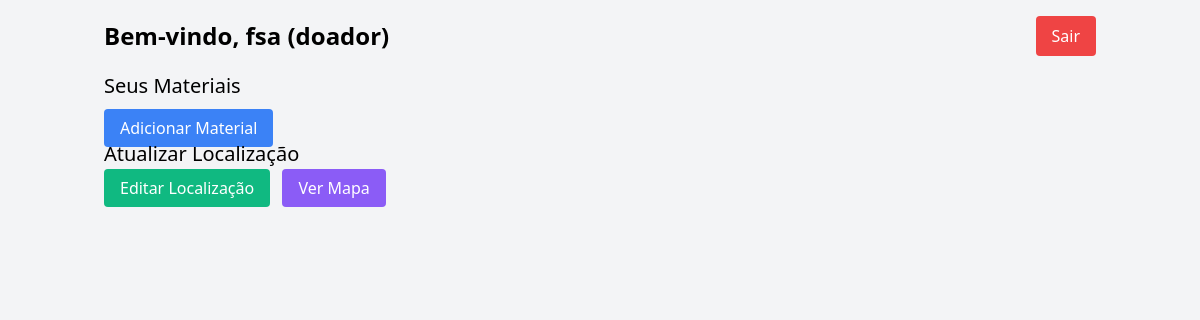
The app's page /dashboard/1 (signed in), older data.
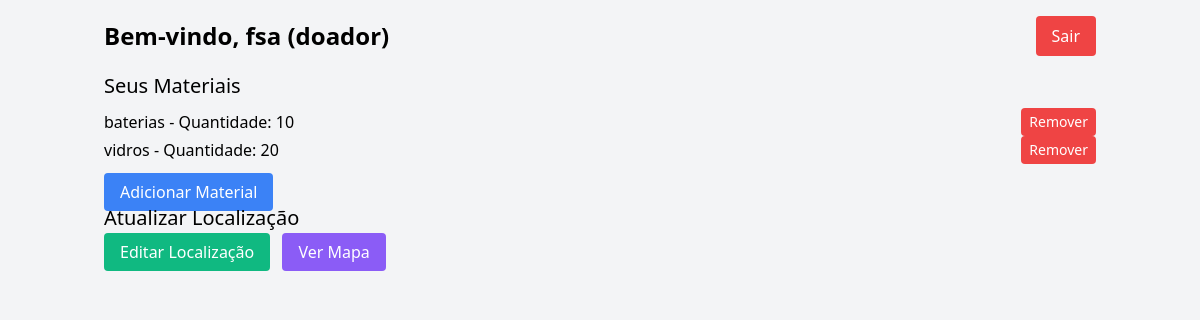
The same page, newer data.
### tables this page shows
CREATE TABLE users (
                    id INTEGER PRIMARY KEY AUTOINCREMENT,
                    username TEXT UNIQUE NOT NULL,
                    password TEXT NOT NULL,
                    role TEXT NOT NULL,
                    latitude REAL,
                    longitude REAL);

CREATE TABLE materials (
                    id INTEGER PRIMARY KEY AUTOINCREMENT,
                    user_id INTEGER,
                    material_type TEXT NOT NULL,
                    quantity INTEGER NOT NULL,
                    FOREIGN KEY (user_id) REFERENCES users (id));

### app.py (the view, shortened to what this page needs)
@app.route('/dashboard/<int:user_id>')
def dashboard(user_id):
    if 'user_id' not in session or session['user_id'] != user_id:
        flash('Por favor, faça login para acessar o painel.', 'error')
        return redirect(url_for('login'))
    conn = sqlite3.connect('recyclable_platform.db')
    c = conn.cursor()
    c.execute('SELECT * FROM users WHERE id = ?', (user_id,))
    user = c.fetchone()
    materials = []
    if user[3] == 'doador':
        c.execute('SELECT * FROM materials WHERE user_id = ?', (user_id,))
        materials = c.fetchall()
    doadores = []
    doadores_sem_localizacao = []
    conn.close()
    return render_template('dashboard.html', user=user, materials=materials, doadores=doadores, doadores_sem_localizacao=doadores_sem_localizacao)

### templates/dashboard.html (shortened to what this page needs)
<!DOCTYPE html>
<html>
<head>
    <link href="https://cdn.jsdelivr.net/npm/tailwindcss@2.2.19/dist/tailwind.min.css" rel="stylesheet">
</head>
<body class="bg-gray-100">
    <div class="container mx-auto p-4">
        <div class="flex justify-between items-center mb-4">
            <h1 class="text-2xl font-bold">Bem-vindo, {{ user[1] }} ({{ user[3] }})</h1>
            <a href="{{ url_for('logout') }}" class="bg-red-500 text-white px-4 py-2 rounded">Sair</a>
        </div>
        {% if user[3] == 'doador' %}
            <h2 class="text-xl mb-2">Seus Materiais</h2>
            <ul class="mb-4">
                {% for material in materials %}
                    <li class="flex justify-between items-center">
                        <span>{{ material[2] }} - Quantidade: {{ material[3] }}</span>
                        <form method="POST" action="{{ url_for('remove_material', user_id=user[0], material_id=material[0]) }}">
                            <button type="submit" class="bg-red-500 text-white px-2 py-1 rounded text-sm">Remover</button>
                        </form>
                    </li>
                {% endfor %}
            </ul>
            <a href="{{ url_for('add_material', user_id=user[0]) }}" class="bg-blue-500 text-white px-4 py-2 rounded mb-4">Adicionar Material</a>
            <h2 class="text-xl mb-2">Atualizar Localização</h2>
            <a href="{{ url_for('update_location', user_id=user[0]) }}" class="bg-green-500 text-white px-4 py-2 rounded mb-4">Editar Localização</a>
        {% endif %}
        <a href="{{ url_for('show_map', user_id=user[0]) }}" class="bg-purple-500 text-white px-4 py-2 rounded ml-2">Ver Mapa</a>
    </div>
</body>
</html>

Row changes from the older to the newer data that the page shows:
added materials: material_type "baterias", quantity "10"
added materials: material_type "vidros", quantity "20"
